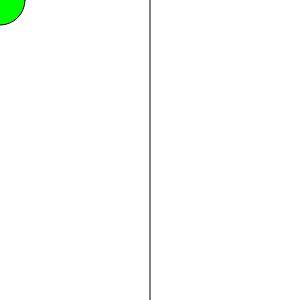
Frame 1 (no input)
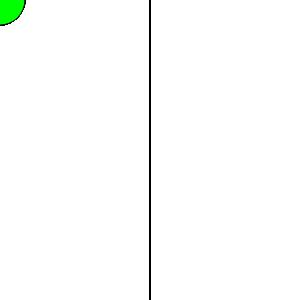
Frame 60 (no input)
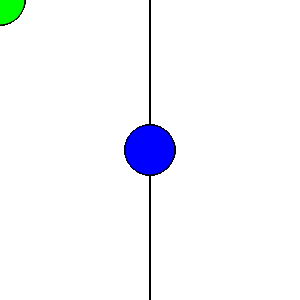
Frame 120 (the mouse pressed at the canvas centre since frame 60)

The p5.js sketch that drew these frames (run headless with seeded random() and noise() and a simulated clock; from frame 60 on, the mouse is pressed at the canvas centre):

// p5.js sketch
// ── sketch.js
var miColor;

function setup() {
  createCanvas(300, 300); 
  miColor= color(0, 0, 0);
}

function draw() {
  line(width/2, 0, width/2, height);

  // esta condicional es mas compleja, dice:
  // si apreto el mouse, miColor es azul (no importa donde esté)
  // pero si no tengo mouse apretado, y la posicion del mouse es mayor a la mitad del ancho, pinta rojo
  // si ninguna de las condiciones anteriores se cumple (o sea posicion al lado IZQ y sin apretar mouse), pinta verde
  
  if(mouseIsPressed){
    miColor = color(0,0,255);//azul
  } else if (mouseX>width/2) {
    miColor = color(255, 0, 0);//rojo
  } else {
    miColor=color(0, 255, 0);//verde
  }

  fill(miColor);
  ellipse(mouseX, mouseY, 50, 50);
}
